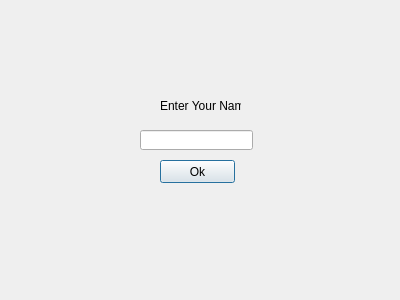
<?xml version="1.0" encoding="UTF-8"?>
<ui version="4.0">
 <class>Name_user</class>
 <widget class="QDialog" name="Name_user">
  <property name="geometry">
   <rect>
    <x>0</x>
    <y>0</y>
    <width>400</width>
    <height>300</height>
   </rect>
  </property>
  <property name="windowTitle">
   <string>Dialog</string>
  </property>
  <widget class="QLabel" name="label">
   <property name="geometry">
    <rect>
     <x>160</x>
     <y>90</y>
     <width>81</width>
     <height>31</height>
    </rect>
   </property>
   <property name="text">
    <string>Enter Your Name</string>
   </property>
  </widget>
  <widget class="QLineEdit" name="lineEdit">
   <property name="geometry">
    <rect>
     <x>140</x>
     <y>130</y>
     <width>113</width>
     <height>20</height>
    </rect>
   </property>
  </widget>
  <widget class="QPushButton" name="pushButton">
   <property name="geometry">
    <rect>
     <x>160</x>
     <y>160</y>
     <width>75</width>
     <height>23</height>
    </rect>
   </property>
   <property name="text">
    <string>Ok</string>
   </property>
  </widget>
 </widget>
 <resources/>
 <connections/>
</ui>
